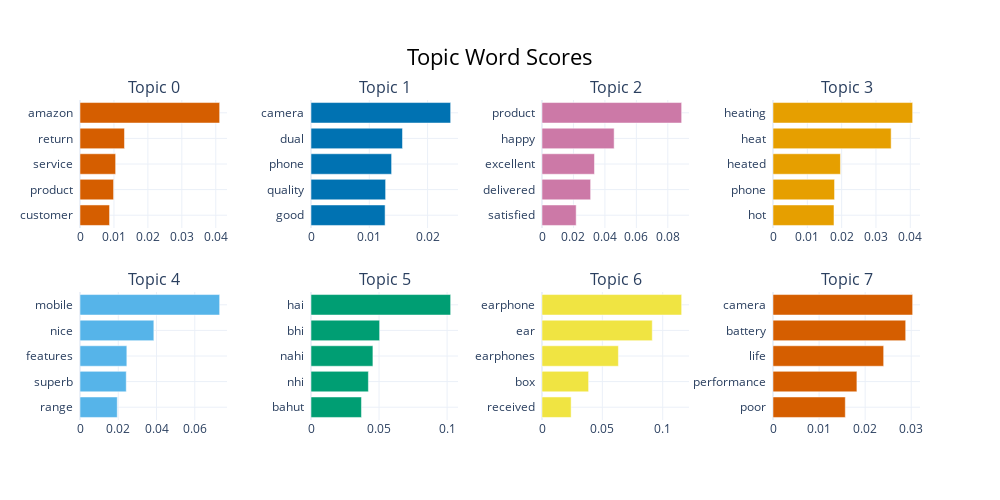

The code cell stored with this chart in its notebook:
### Code cell
topic_model.visualize_barchart()

### Figure 1 — Plotly figure (JSON) as saved in the notebook; plotly's stock layout.template omitted (floating-point values rounded to 4 significant figures)
{"data": [{"marker": {"color": "#D55E00"}, "orientation": "h", "type": "bar", "x": [0.008706, 0.009893, 0.0105, 0.0131, 0.04115], "xaxis": "x", "y": ["customer  ", "product  ", "service  ", "return  ", "amazon  "], "yaxis": "y"}, {"marker": {"color": "#0072B2"}, "orientation": "h", "type": "bar", "x": [0.01271, 0.0128, 0.01383, 0.01569, 0.02396], "xaxis": "x2", "y": ["good  ", "quality  ", "phone  ", "dual  ", "camera  "], "yaxis": "y2"}, {"marker": {"color": "#CC79A7"}, "orientation": "h", "type": "bar", "x": [0.02173, 0.03093, 0.03337, 0.04588, 0.0888], "xaxis": "x3", "y": ["satisfied  ", "delivered  ", "excellent  ", "happy  ", "product  "], "yaxis": "y3"}, {"marker": {"color": "#E69F00"}, "orientation": "h", "type": "bar", "x": [0.01777, 0.01793, 0.01965, 0.03442, 0.04068], "xaxis": "x4", "y": ["hot  ", "phone  ", "heated  ", "heat  ", "heating  "], "yaxis": "y4"}, {"marker": {"color": "#56B4E9"}, "orientation": "h", "type": "bar", "x": [0.01949, 0.02418, 0.02449, 0.03861, 0.07301], "xaxis": "x5", "y": ["range  ", "superb  ", "features  ", "nice  ", "mobile  "], "yaxis": "y5"}, {"marker": {"color": "#009E73"}, "orientation": "h", "type": "bar", "x": [0.03707, 0.04217, 0.04549, 0.05041, 0.1026], "xaxis": "x6", "y": ["bahut  ", "nhi  ", "nahi  ", "bhi  ", "hai  "], "yaxis": "y6"}, {"marker": {"color": "#F0E442"}, "orientation": "h", "type": "bar", "x": [0.02413, 0.0386, 0.06329, 0.09134, 0.1157], "xaxis": "x7", "y": ["received  ", "box  ", "earphones  ", "ear  ", "earphone  "], "yaxis": "y7"}, {"marker": {"color": "#D55E00"}, "orientation": "h", "type": "bar", "x": [0.01569, 0.01821, 0.02401, 0.0288, 0.03031], "xaxis": "x8", "y": ["poor  ", "performance  ", "life  ", "battery  ", "camera  "], "yaxis": "y8"}], "layout": {"annotations": [{"font": {"size": 16}, "showarrow": false, "text": "Topic 0", "x": 0.0875, "xanchor": "center", "xref": "paper", "y": 1, "yanchor": "bottom", "yref": "paper"}, {"font": {"size": 16}, "showarrow": false, "text": "Topic 1", "x": 0.3625, "xanchor": "center", "xref": "paper", "y": 1, "yanchor": "bottom", "yref": "paper"}, {"font": {"size": 16}, "showarrow": false, "text": "Topic 2", "x": 0.6375, "xanchor": "center", "xref": "paper", "y": 1, "yanchor": "bottom", "yref": "paper"}, {"font": {"size": 16}, "showarrow": false, "text": "Topic 3", "x": 0.9125, "xanchor": "center", "xref": "paper", "y": 1, "yanchor": "bottom", "yref": "paper"}, {"font": {"size": 16}, "showarrow": false, "text": "Topic 4", "x": 0.0875, "xanchor": "center", "xref": "paper", "y": 0.4, "yanchor": "bottom", "yref": "paper"}, {"font": {"size": 16}, "showarrow": false, "text": "Topic 5", "x": 0.3625, "xanchor": "center", "xref": "paper", "y": 0.4, "yanchor": "bottom", "yref": "paper"}, {"font": {"size": 16}, "showarrow": false, "text": "Topic 6", "x": 0.6375, "xanchor": "center", "xref": "paper", "y": 0.4, "yanchor": "bottom", "yref": "paper"}, {"font": {"size": 16}, "showarrow": false, "text": "Topic 7", "x": 0.9125, "xanchor": "center", "xref": "paper", "y": 0.4, "yanchor": "bottom", "yref": "paper"}], "height": 500, "hoverlabel": {"bgcolor": "white", "font": {"family": "Rockwell", "size": 16}}, "showlegend": false, "title": {"font": {"color": "Black", "size": 22}, "text": "Topic Word Scores", "x": 0.5, "xanchor": "center", "yanchor": "top"}, "width": 1000, "xaxis": {"anchor": "y", "autorange": true, "domain": [0, 0.175], "range": [0, 0.04331], "showgrid": true, "type": "linear"}, "xaxis2": {"anchor": "y2", "autorange": true, "domain": [0.275, 0.45], "range": [0, 0.02522], "showgrid": true, "type": "linear"}, "xaxis3": {"anchor": "y3", "autorange": true, "domain": [0.55, 0.725], "range": [0, 0.09347], "showgrid": true, "type": "linear"}, "xaxis4": {"anchor": "y4", "autorange": true, "domain": [0.825, 1], "range": [0, 0.04282], "showgrid": true, "type": "linear"}, "xaxis5": {"anchor": "y5", "autorange": true, "domain": [0, 0.175], "range": [0, 0.07686], "showgrid": true, "type": "linear"}, "xaxis6": {"anchor": "y6", "autorange": true, "domain": [0.275, 0.45], "range": [0, 0.108], "showgrid": true, "type": "linear"}, "xaxis7": {"anchor": "y7", "autorange": true, "domain": [0.55, 0.725], "range": [0, 0.1218], "showgrid": true, "type": "linear"}, "xaxis8": {"anchor": "y8", "autorange": true, "domain": [0.825, 1], "range": [0, 0.0319], "showgrid": true, "type": "linear"}, "yaxis": {"anchor": "x", "autorange": true, "domain": [0.6, 1], "range": [-0.5, 4.5], "showgrid": true, "type": "category"}, "yaxis2": {"anchor": "x2", "autorange": true, "domain": [0.6, 1], "range": [-0.5, 4.5], "showgrid": true, "type": "category"}, "yaxis3": {"anchor": "x3", "autorange": true, "domain": [0.6, 1], "range": [-0.5, 4.5], "showgrid": true, "type": "category"}, "yaxis4": {"anchor": "x4", "autorange": true, "domain": [0.6, 1], "range": [-0.5, 4.5], "showgrid": true, "type": "category"}, "yaxis5": {"anchor": "x5", "autorange": true, "domain": [0, 0.4], "range": [-0.5, 4.5], "showgrid": true, "type": "category"}, "yaxis6": {"anchor": "x6", "autorange": true, "domain": [0, 0.4], "range": [-0.5, 4.5], "showgrid": true, "type": "category"}, "yaxis7": {"anchor": "x7", "autorange": true, "domain": [0, 0.4], "range": [-0.5, 4.5], "showgrid": true, "type": "category"}, "yaxis8": {"anchor": "x8", "autorange": true, "domain": [0, 0.4], "range": [-0.5, 4.5], "showgrid": true, "type": "category"}}}
